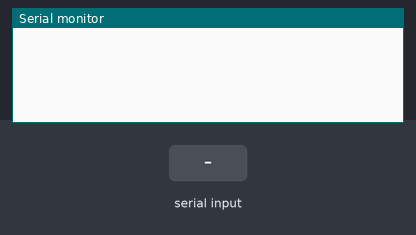
The sketch below on a simulated Arduino Uno, built with avr-gcc and run on an emulated ATmega328P. Parts: the last lines printed to the serial monitor. The test bench sets the inputs (shaded band).

Above: at 1.2 s.
1.3 s: "&" received over the second serial link
At 1.9 s:
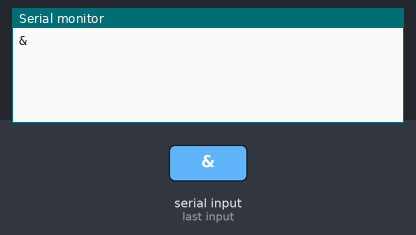
2.8 s: "%" received over the second serial link
At 4.2 s:
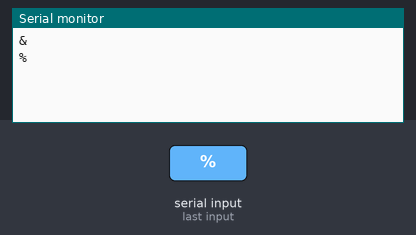

Measured:
- after the input at 1.3 s, the serial monitor: prints a new line at once (image 1)
- after the input at 2.8 s, the serial monitor: prints a new line at once (image 2)

The sketch:

UART_send2.ino
```cpp
#include <SoftwareSerial.h>
SoftwareSerial mySerial(2, 3);

byte toSend[6];
byte toSend2[6];
int i = 0;
int j = 0;

void setup()
{
  Serial.begin(9600);
  mySerial.begin(115200);
}

void loop()
{
  while (mySerial.available())
  {
    char inChar = (char)mySerial.read();
    //int flagI = 0;
    //Serial.println(inChar);
    if (inChar == '&')
    {
      toSend[0] = 'H';
      toSend[1] = 'E';
      toSend[2] = 'L';
      toSend[3] = 'L';
      toSend[4] = 'O';
      toSend[5] = '$'; //$ end of word
      //Serial.print(inChar);
      mySerial.write(toSend, 6);
      Serial.println(inChar);
    }
    else if (inChar == '%')
    {
      toSend2[0] = 'W';
      toSend2[1] = 'O';
      toSend2[2] = 'R';
      toSend2[3] = 'L';
      toSend2[4] = 'D';
      toSend2[5] = '$';
      //Serial.print(inChar);
      mySerial.write(toSend2, 6);
      Serial.println(inChar);
    }
    delay(100);
  }
  delay(50);
}
```
